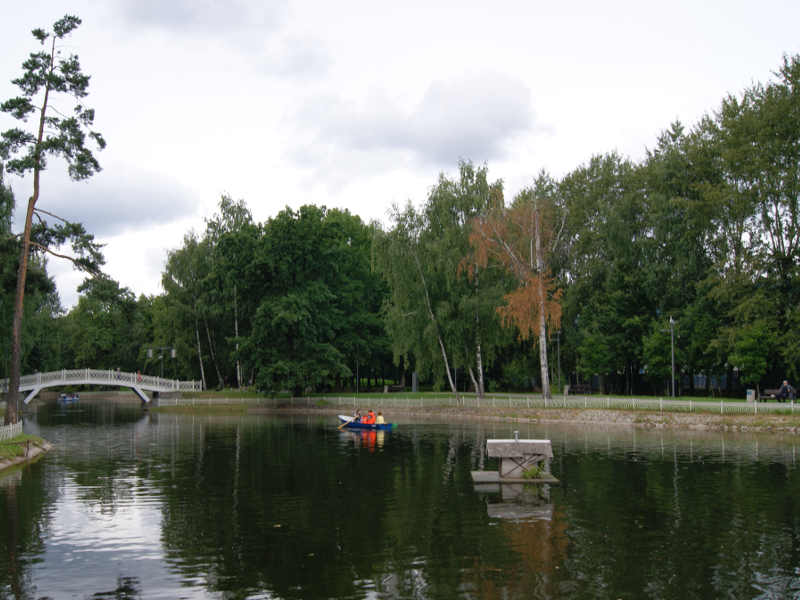
#> input picture data/raw_input/boat.png, 800 x 600 px
$ python dc_conv_cpu.py
#> lines starting #> are read from the running program, lines starting #| are printed output that depends on the picture
### scripts/lib/preprocess.py
from PIL import Image
import sys


def png_to_pgm(input_png, output_pgm, M):
#> called with input_png = '../data/raw_input/boat.png', output_pgm = '../data/processed_input/temp_input.pgm', M = 512
    img = Image.open(input_png).convert("L")
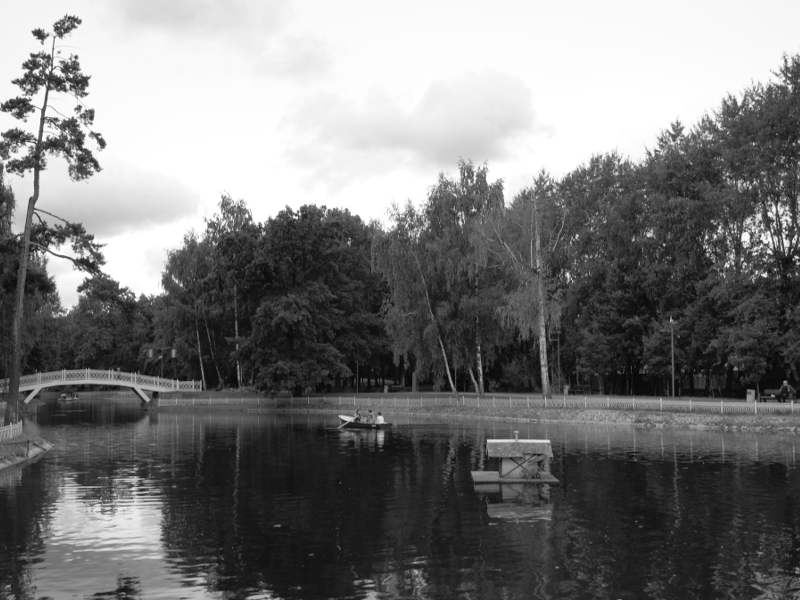
#> img: PIL image 800x600 L; min 5, max 255, mean 120.5
    img = img.resize((M, M), Image.BILINEAR)
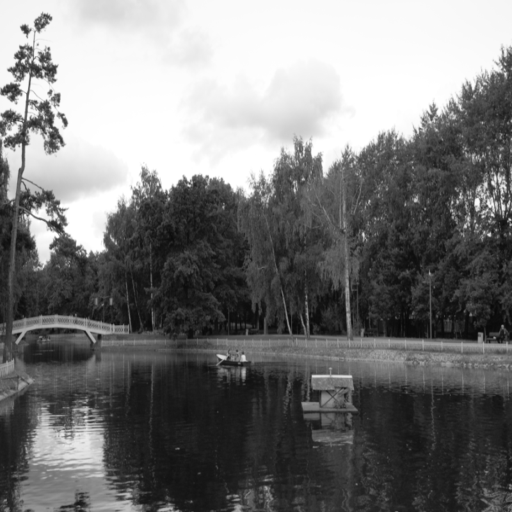
#> img: PIL image 512x512 L; min 8, max 255, mean 120.5
    img.save(output_pgm)


# [10 lines that do not run on import are left out]

### scripts/lib/utils.py
import os
import subprocess
import pandas as pd
import numpy as np
from .preprocess import png_to_pgm

CSV_PATH = "../data/runtime_data.csv"
CONV_CSV_PATH = "../data/conv_runtime_data.csv"


# [26 lines left out: functions collect_runtime_data, upsert_runtime_data, not called in this run]


def collect_conv_runtime_data(exe_path, img_path):
    Ms = 2 ** np.arange(9, 12)
    edge_times = []
    sharpen_times = []
    sharpen7_times = []

    for M in Ms:
        png_to_pgm(img_path, "../data/processed_input/temp_input.pgm", M)
#> (the run stopped early here; a loop or call above may not have finished)
